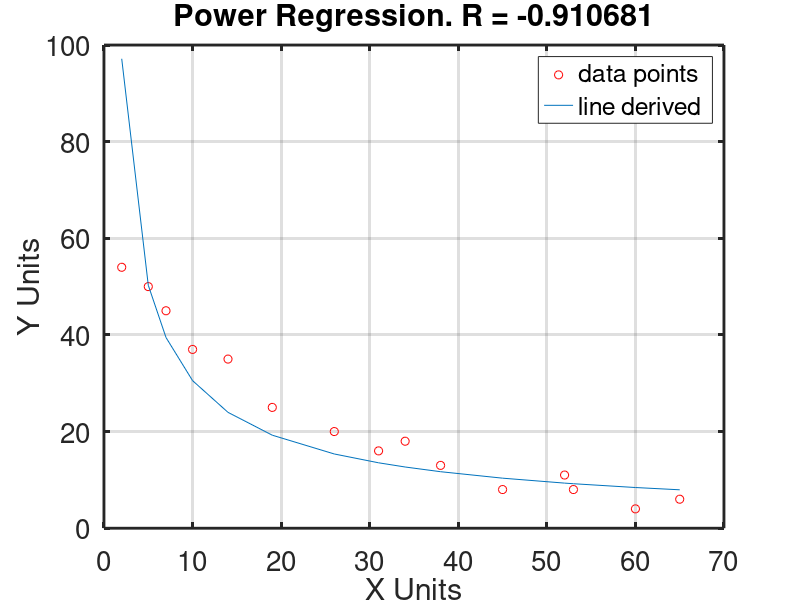

Reproduce this figure in MATLAB.
#Michael Ellerkamp, NumAnalysis
#Exponential Regression file

# x = ln(x)
# y = ln(y) in all instances except the raw data, when we think back to our formulas

#Our Data
x = [2,5,7,10,14,19,26,31,34,38,45,52,53,60,65]
y = [54,50,45,37,35,25,20,16,18,13,8,11,8,4,6]

#Important that x and y have the same length, do not make me have to implement error detection!!!
disp("\nData!!!\n")
N = length(x)
#All of our sums
disp("\nSums:\n")
Sum_LnX = sum(log(x))
Sum_LnX2 = sum(log(x).^2)
Sum_LnY = sum(log(y))
Sum_LnY2 = sum(log(y).^2)
Sum_LnXLnY = sum(log(x).*log(y))
#Means
disp("\nMeans!!\n")
Mean_LnX = Sum_LnX/N
Mean_LnY = Sum_LnY/N
#this uses the S sub AB functions. Remember replace all instaces of y with ln(y)
disp("\nS functions!!!\n")
Sxy = Sum_LnXLnY - N*Mean_LnX*Mean_LnY
Sxx = Sum_LnX2 - N*power(Mean_LnX,2)
Syy = Sum_LnY2 - N*power(Mean_LnY,2)
#now for B, A, and the equation
disp("\nB,A, and Equation!!!!\n")
B = Sxy/Sxx
A = exp(Mean_LnY - B*Mean_LnX)
printf("Our equation is: y = %dx^%dx",A, B)
#now for R value
disp("\nR-Value:\n")
R = Sxy / (sqrt(Sxx)*sqrt(Syy))
#Now to add plotting this out.
#Even for testing I don't care to output this so it will have the ;
y2 = A.*power(x,B);
#we are plotting the initial x,y data as red circles 'or'
#Our new equation will be plotted as a regular line x,y2
plot(x,y,'or',x,y2)
xlabel("X Units")
ylabel("Y Units")
title(sprintf("Power Regression. R = %d",R))
grid on
legend('data points', 'line derived')
set(gca, "linewidth", 2, "fontsize", 20)
